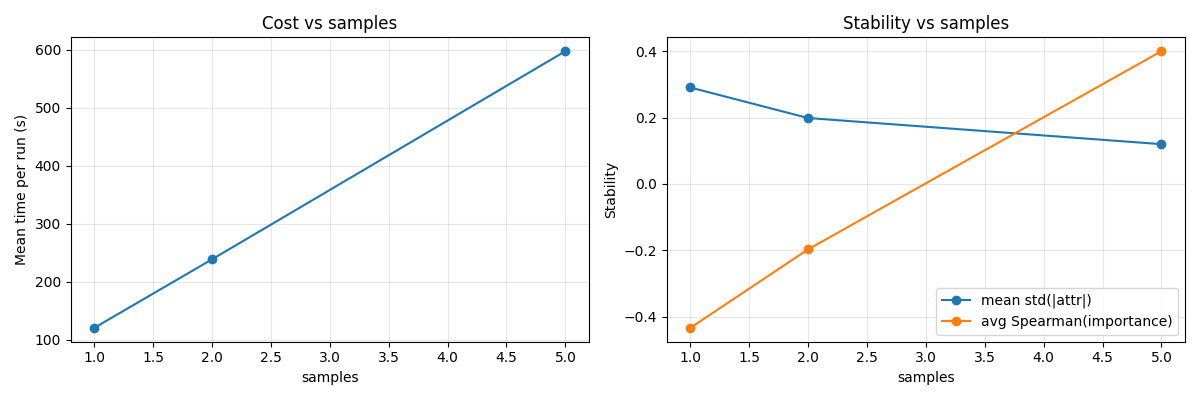

Recreate this plot in Python.
import argparse
import json
import math
import os
import random
import statistics
import time
from collections import defaultdict

import requests

from old.lcnc import extract_prompt_fragments, generate_architecture, shap_sampling_attribution
import ex1_feature_drop_rate
from old.visualize import plot_stability


DEFAULT_PROMPT = """
The system should allow users to register and log in.
It must also provide a dashboard for managing their profiles and settings.
Additionally, the application should support offline access and send notifications for important updates.
""".strip()

OUTPUT_DIR = "ex3"


def _load_cached_experiment_results(path: str, prompt: str, seed: int | None) -> dict[int, dict]:
	"""Load cached results keyed by samples when the prompt and seed match."""
	if not os.path.exists(path):
		return {}
	try:
		with open(path, "r", encoding="utf-8") as f:
			payload = json.load(f)
	except Exception:
		return {}

	if payload.get("prompt") != prompt or payload.get("seed") != seed:
		return {}

	cached_results: dict[int, dict] = {}
	for result in payload.get("results", []):
		if not isinstance(result, dict):
			continue
		samples = result.get("samples")
		if isinstance(samples, int):
			cached_results[samples] = result
	return cached_results


def _rankdata(values: list[float]) -> list[float]:
	"""Return 1-based average ranks (handles ties)."""
	indexed = list(enumerate(values))
	indexed.sort(key=lambda t: t[1])
	ranks = [0.0] * len(values)
	i = 0
	while i < len(indexed):
		j = i
		while j + 1 < len(indexed) and indexed[j + 1][1] == indexed[i][1]:
			j += 1
		avg_rank = (i + 1 + j + 1) / 2.0
		for k in range(i, j + 1):
			ranks[indexed[k][0]] = avg_rank
		i = j + 1
	return ranks


def _pearson_corr(x: list[float], y: list[float]) -> float:
	if len(x) != len(y) or len(x) < 2:
		return float("nan")
	x_mean = sum(x) / len(x)
	y_mean = sum(y) / len(y)
	num = sum((a - x_mean) * (b - y_mean) for a, b in zip(x, y))
	dx = sum((a - x_mean) ** 2 for a in x)
	dy = sum((b - y_mean) ** 2 for b in y)
	den = math.sqrt(dx * dy)
	if den == 0.0:
		return float("nan")
	return num / den


def _spearman_corr(x: list[float], y: list[float]) -> float:
	return _pearson_corr(_rankdata(x), _rankdata(y))


def run_stability_experiment(prompt: str, runs: int, samples: int, seed: int | None, progress: bool):
	"""Repeat same prompt end-to-end and collect attribution scores per run.

	Returns:
	  stability_scores: { fragment: { feature: [score_run1, score_run2, ...] } }
	  fragments_per_run: [ [frag1, frag2, ...], ...]
	"""
	stability_scores: dict[str, dict[str, list[float]]] = defaultdict(lambda: defaultdict(list))
	fragments_per_run: list[list[str]] = []

	print(f"progress[samples={samples}]: 0/{runs} runs")

	for run_idx in range(runs):
		if seed is not None:
			# Make runs reproducible but different.
			random.seed(seed + run_idx)

		fragments = extract_prompt_fragments(prompt)
		fragments_per_run.append(fragments)

		attributions = shap_sampling_attribution(
			fragments,
			generate_architecture,
			samples=samples,
			progress=progress,
		)

		for frag, feats in attributions.items():
			for feature, score in feats.items():
				stability_scores[frag][feature].append(float(score))

		print(f"progress[samples={samples}]: {run_idx + 1}/{runs} runs")

	# Convert defaultdicts to plain dicts.
	stability_scores = {
		frag: {feature: scores for feature, scores in feat_map.items()}
		for frag, feat_map in stability_scores.items()
	}
	return stability_scores, fragments_per_run


def compute_stability_metrics(stability_scores: dict[str, dict[str, list[float]]], runs: int) -> dict:
	"""Compute aggregate stability metrics from stability_scores."""
	std_abs_values: list[float] = []
	std_values: list[float] = []
	mean_abs_values: list[float] = []

	# For rank stability.
	importance_per_run: list[dict[str, float]] = [defaultdict(float) for _ in range(runs)]
	coverage_per_run: list[set[str]] = [set() for _ in range(runs)]

	for frag, feat_map in stability_scores.items():
		for feature, scores in feat_map.items():
			if not scores:
				continue
			abs_scores = [abs(s) for s in scores]

			# Note: lists can be shorter than runs if extraction varies; use what we have.
			if len(scores) >= 2:
				std_values.append(statistics.pstdev(scores))
				std_abs_values.append(statistics.pstdev(abs_scores))
			else:
				std_values.append(0.0)
				std_abs_values.append(0.0)
			mean_abs_values.append(sum(abs_scores) / len(abs_scores))

			for run_idx, score in enumerate(scores[:runs]):
				importance_per_run[run_idx][frag] += abs(score)
				coverage_per_run[run_idx].add(frag)

	# Pairwise Spearman correlation of fragment-importance rankings.
	pairwise_corrs: list[float] = []
	pairwise_overlap_sizes: list[int] = []
	for i in range(runs):
		for j in range(i + 1, runs):
			common = sorted(coverage_per_run[i].intersection(coverage_per_run[j]))
			pairwise_overlap_sizes.append(len(common))
			if len(common) < 2:
				continue
			x = [importance_per_run[i].get(f, 0.0) for f in common]
			y = [importance_per_run[j].get(f, 0.0) for f in common]
			corr = _spearman_corr(x, y)
			if not math.isnan(corr):
				pairwise_corrs.append(corr)

	metrics = {
		"mean_std_abs": float(sum(std_abs_values) / len(std_abs_values)) if std_abs_values else 0.0,
		"mean_std": float(sum(std_values) / len(std_values)) if std_values else 0.0,
		"mean_mean_abs": float(sum(mean_abs_values) / len(mean_abs_values)) if mean_abs_values else 0.0,
		"pairwise_spearman_importance": float(sum(pairwise_corrs) / len(pairwise_corrs)) if pairwise_corrs else None,
		"pairwise_overlap_min": min(pairwise_overlap_sizes) if pairwise_overlap_sizes else 0,
		"pairwise_overlap_mean": float(sum(pairwise_overlap_sizes) / len(pairwise_overlap_sizes)) if pairwise_overlap_sizes else 0.0,
	}
	return metrics


def plot_experiment3(results: list[dict], out_path: str):
	"""Save a simple 2-panel plot: time vs samples, stability vs samples."""
	try:
		import matplotlib.pyplot as plt  # type: ignore
	except Exception:
		print("WARN: matplotlib not available; skipping plot.")
		return

	samples = [r["samples"] for r in results]
	time_mean = [r["time_seconds_mean_per_run"] for r in results]
	mean_std_abs = [r["stability"]["mean_std_abs"] for r in results]
	spearman = [r["stability"]["pairwise_spearman_importance"] for r in results]

	fig, axes = plt.subplots(1, 2, figsize=(12, 4))

	ax = axes[0]
	ax.plot(samples, time_mean, marker="o")
	ax.set_xlabel("samples")
	ax.set_ylabel("Mean time per run (s)")
	ax.set_title("Cost vs samples")
	ax.grid(True, alpha=0.3)

	ax = axes[1]
	ax.plot(samples, mean_std_abs, marker="o", label="mean std(|attr|)")
	# Spearman can be None
	if any(v is not None for v in spearman):
		spearman_y = [float("nan") if v is None else float(v) for v in spearman]
		ax.plot(samples, spearman_y, marker="o", label="avg Spearman(importance)")
	ax.set_xlabel("samples")
	ax.set_ylabel("Stability")
	ax.set_title("Stability vs samples")
	ax.grid(True, alpha=0.3)
	ax.legend()

	fig.tight_layout()
	fig.savefig(out_path)


def plot_feature_drop_rate(results: list[dict], out_path: str):
	"""Plot feature-drop counts for the top fragment and a random fragment."""
	try:
		import matplotlib.pyplot as plt  # type: ignore
	except Exception:
		print("WARN: matplotlib not available; skipping feature-drop plot.")
		return

	samples = [r["samples"] for r in results]
	top_drops = []
	random_drops = []
	ratios = []

	for result in results:
		feature_drop = result.get("feature_drop") or {}
		top = feature_drop.get("top_fragment") or (None, 0)
		random = feature_drop.get("random_fragment") or (None, 0)
		top_drop = float(top[1] if len(top) > 1 else 0)
		random_drop = float(random[1] if len(random) > 1 else 0)
		top_drops.append(top_drop)
		random_drops.append(random_drop)
		ratios.append((top_drop / random_drop) if random_drop else float("nan"))

	fig, ax1 = plt.subplots(figsize=(10, 4))
	ax1.plot(samples, top_drops, marker="o", label="top fragment drop")
	ax1.plot(samples, random_drops, marker="o", label="random fragment drop")
	ax1.set_xlabel("samples")
	ax1.set_ylabel("lost features")
	ax1.set_title("Feature Drop Rate")
	ax1.grid(True, alpha=0.3)

	ax2 = ax1.twinx()
	if any(not math.isnan(v) for v in ratios):
		ax2.plot(samples, ratios, marker="x", linestyle="--", color="tab:green", label="top/random ratio")
		ax2.set_ylabel("drop ratio")
		ax2.set_ylim(bottom=0)

	lines, labels = ax1.get_legend_handles_labels()
	if any(not math.isnan(v) for v in ratios):
		lines2, labels2 = ax2.get_legend_handles_labels()
		lines += lines2
		labels += labels2
	ax1.legend(lines, labels, loc="best")

	fig.tight_layout()
	fig.savefig(out_path)


def plot_per_sample_stability(results: list[dict], out_dir: str):
	"""Save one stability plot per sample value."""
	os.makedirs(out_dir, exist_ok=True)
	saved_paths: list[str] = []
	for result in results:
		samples = result["samples"]
		stability_scores = result.get("stability_scores")
		if not stability_scores:
			continue
		out_path = os.path.join(out_dir, f"stability_samples_{samples}.png")
		fig = plot_stability(stability_scores)
		fig.savefig(out_path)
		saved_paths.append(out_path)
	return saved_paths


def main():
	runs = 5
	seed = 0
	progress = False
	prompt = DEFAULT_PROMPT
	samples_list = [2, 4, 6, 8, 10]
	os.makedirs(OUTPUT_DIR, exist_ok=True)
	out_json = os.path.join(OUTPUT_DIR, "ex3_results.json")
	cached_results = _load_cached_experiment_results(out_json, prompt, seed)

	results: list[dict] = []

	print("\n=== Experiment 3: cost vs quality (vary samples) ===")
	print(f"runs={runs} | seed={'none' if seed is None else seed} | samples_list={samples_list}")

	for samples in samples_list:
		print(f"\n--- samples={samples} ---")
		cached_result = cached_results.get(samples)
		if cached_result is not None:
			print(f"Reusing cached results from {out_json} for samples={samples}")
			results.append(cached_result)
			continue

		t0 = time.perf_counter()
		try:
			stability_scores, fragments_per_run = run_stability_experiment(
				prompt=prompt,
				runs=runs,
				samples=samples,
				seed=seed,
				progress=progress,
			)
		except requests.exceptions.RequestException as e:
			print("ERROR: Could not reach Ollama at http://localhost:11434.")
			print("Start Ollama and ensure the model is available, then rerun.")
			print(f"Details: {e}")
			return 2
		t1 = time.perf_counter()

		unique_fragment_sets = {tuple(frags) for frags in fragments_per_run}
		fragment_extraction_unique_sets = len(unique_fragment_sets)
		fragment_extraction_stable = fragment_extraction_unique_sets == 1

		stability = compute_stability_metrics(stability_scores, runs=runs)

		# Also run Experiment 1 (feature drop rate) for the first run's fragments
		feature_drop_result = None
		try:
			if fragments_per_run:
				frags = fragments_per_run[0]
				attributions_run0 = shap_sampling_attribution(frags, generate_architecture, samples=samples, progress=progress)
				feature_drop_result = ex1_feature_drop_rate.feature_drop_rate(prompt, frags, generate_architecture, attributions_run0)
		except Exception:
			feature_drop_result = None

		elapsed = t1 - t0
		result = {
			"samples": samples,
			"runs": runs,
			"time_seconds_total": float(elapsed),
			"time_seconds_mean_per_run": float(elapsed / runs),
			"fragment_extraction_stable": bool(fragment_extraction_stable),
			"fragment_extraction_unique_sets": int(fragment_extraction_unique_sets),
			"n_fragments_run0": int(len(fragments_per_run[0])) if fragments_per_run else 0,
			"stability": stability,
			"feature_drop": feature_drop_result,
			"stability_scores": stability_scores,
		}
		results.append(result)

		print(
			"time_total={:.2f}s | time/run={:.2f}s | frag_sets={} | mean_std_abs={:.4f} | spearman={}"
			.format(
				result["time_seconds_total"],
				result["time_seconds_mean_per_run"],
				result["fragment_extraction_unique_sets"],
				result["stability"]["mean_std_abs"],
				("{:.3f}".format(stability["pairwise_spearman_importance"]) if stability["pairwise_spearman_importance"] is not None else "n/a"),
			)
		)

	# Save JSON
	payload = {
		"prompt": prompt,
		"seed": seed,
		"results": results,
	}
	with open(out_json, "w", encoding="utf-8") as f:
		json.dump(payload, f, indent=2, ensure_ascii=False)
	print(f"\nSaved: {out_json}")

	# Save plots
	out_plot = os.path.join(OUTPUT_DIR, "ex3_cost_vs_quality.png")
	plot_experiment3(results, out_plot)
	print(f"Saved: {out_plot}")

	feature_drop_plot = os.path.join(OUTPUT_DIR, "ex3_feature_drop_rate.png")
	plot_feature_drop_rate(results, feature_drop_plot)
	print(f"Saved: {feature_drop_plot}")

	for path in plot_per_sample_stability(results, OUTPUT_DIR):
		print(f"Saved: {path}")

	return 0


if __name__ == "__main__":
	raise SystemExit(main())
